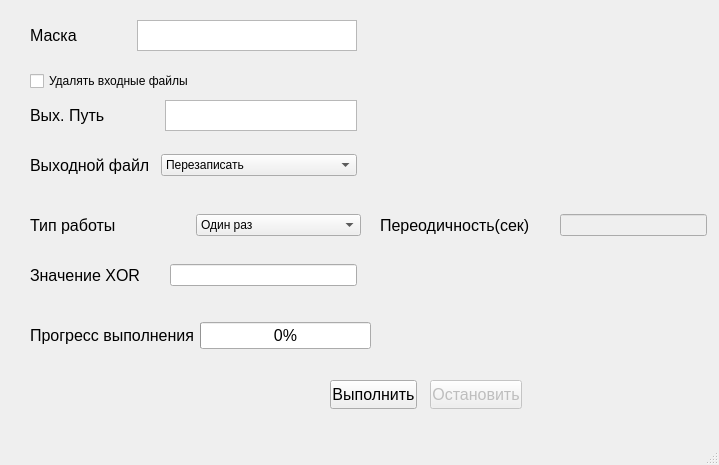
<?xml version="1.0" encoding="UTF-8"?>
<ui version="4.0">
 <class>MainWindow</class>
 <widget class="QMainWindow" name="MainWindow">
  <property name="geometry">
   <rect>
    <x>0</x>
    <y>0</y>
    <width>719</width>
    <height>465</height>
   </rect>
  </property>
  <property name="windowTitle">
   <string>MainWindow</string>
  </property>
  <widget class="QWidget" name="centralwidget">
   <widget class="QPushButton" name="start">
    <property name="geometry">
     <rect>
      <x>330</x>
      <y>380</y>
      <width>87</width>
      <height>29</height>
     </rect>
    </property>
    <property name="font">
     <font>
      <pointsize>12</pointsize>
     </font>
    </property>
    <property name="text">
     <string>Выполнить</string>
    </property>
   </widget>
   <widget class="QPushButton" name="stop">
    <property name="enabled">
     <bool>false</bool>
    </property>
    <property name="geometry">
     <rect>
      <x>430</x>
      <y>380</y>
      <width>92</width>
      <height>29</height>
     </rect>
    </property>
    <property name="font">
     <font>
      <pointsize>12</pointsize>
     </font>
    </property>
    <property name="text">
     <string>Остановить</string>
    </property>
   </widget>
   <widget class="QWidget" name="layoutWidget">
    <property name="geometry">
     <rect>
      <x>30</x>
      <y>100</y>
      <width>327</width>
      <height>31</height>
     </rect>
    </property>
    <layout class="QHBoxLayout" name="horizontalLayout_2">
     <property name="spacing">
      <number>60</number>
     </property>
     <item>
      <widget class="QLabel" name="label_2">
       <property name="font">
        <font>
         <pointsize>12</pointsize>
        </font>
       </property>
       <property name="text">
        <string>Вых. Путь</string>
       </property>
      </widget>
     </item>
     <item>
      <widget class="QTextEdit" name="PathEdit">
       <property name="font">
        <font>
         <pointsize>12</pointsize>
        </font>
       </property>
      </widget>
     </item>
    </layout>
   </widget>
   <widget class="QWidget" name="layoutWidget_2">
    <property name="geometry">
     <rect>
      <x>30</x>
      <y>150</y>
      <width>327</width>
      <height>31</height>
     </rect>
    </property>
    <layout class="QHBoxLayout" name="horizontalLayout_3">
     <property name="spacing">
      <number>0</number>
     </property>
     <item>
      <widget class="QLabel" name="label_3">
       <property name="font">
        <font>
         <pointsize>12</pointsize>
        </font>
       </property>
       <property name="text">
        <string>Выходной файл</string>
       </property>
      </widget>
     </item>
     <item>
      <widget class="QComboBox" name="OutEdit">
       <item>
        <property name="text">
         <string>Перезаписать</string>
        </property>
       </item>
       <item>
        <property name="text">
         <string>Дополнить файл</string>
        </property>
       </item>
       <item>
        <property name="text">
         <string>Добавить счётчик в название</string>
        </property>
       </item>
      </widget>
     </item>
    </layout>
   </widget>
   <widget class="QWidget" name="layoutWidget_3">
    <property name="geometry">
     <rect>
      <x>30</x>
      <y>210</y>
      <width>331</width>
      <height>31</height>
     </rect>
    </property>
    <layout class="QHBoxLayout" name="horizontalLayout_4">
     <property name="spacing">
      <number>0</number>
     </property>
     <item>
      <widget class="QLabel" name="label_4">
       <property name="font">
        <font>
         <pointsize>12</pointsize>
        </font>
       </property>
       <property name="text">
        <string>Тип работы</string>
       </property>
      </widget>
     </item>
     <item>
      <widget class="QComboBox" name="WorkType">
       <item>
        <property name="text">
         <string>Один раз</string>
        </property>
       </item>
       <item>
        <property name="text">
         <string>Таймер</string>
        </property>
       </item>
      </widget>
     </item>
    </layout>
   </widget>
   <widget class="QWidget" name="layoutWidget_4">
    <property name="geometry">
     <rect>
      <x>380</x>
      <y>210</y>
      <width>327</width>
      <height>31</height>
     </rect>
    </property>
    <layout class="QHBoxLayout" name="horizontalLayout_5">
     <property name="spacing">
      <number>30</number>
     </property>
     <item>
      <widget class="QLabel" name="label_5">
       <property name="font">
        <font>
         <pointsize>12</pointsize>
        </font>
       </property>
       <property name="text">
        <string>Переодичность(сек)</string>
       </property>
      </widget>
     </item>
     <item>
      <widget class="QLineEdit" name="PeriodEdit">
       <property name="enabled">
        <bool>false</bool>
       </property>
      </widget>
     </item>
    </layout>
   </widget>
   <widget class="QWidget" name="layoutWidget_5">
    <property name="geometry">
     <rect>
      <x>30</x>
      <y>260</y>
      <width>327</width>
      <height>31</height>
     </rect>
    </property>
    <layout class="QHBoxLayout" name="horizontalLayout_6">
     <property name="spacing">
      <number>30</number>
     </property>
     <item>
      <widget class="QLabel" name="label_6">
       <property name="font">
        <font>
         <pointsize>12</pointsize>
        </font>
       </property>
       <property name="text">
        <string>Значение XOR</string>
       </property>
      </widget>
     </item>
     <item>
      <widget class="QLineEdit" name="XORValue"/>
     </item>
    </layout>
   </widget>
   <widget class="QWidget" name="">
    <property name="geometry">
     <rect>
      <x>30</x>
      <y>20</y>
      <width>327</width>
      <height>31</height>
     </rect>
    </property>
    <layout class="QHBoxLayout" name="horizontalLayout">
     <property name="spacing">
      <number>60</number>
     </property>
     <item>
      <widget class="QLabel" name="label">
       <property name="font">
        <font>
         <pointsize>12</pointsize>
        </font>
       </property>
       <property name="text">
        <string>Маска</string>
       </property>
      </widget>
     </item>
     <item>
      <widget class="QTextEdit" name="MaskEdit">
       <property name="font">
        <font>
         <pointsize>12</pointsize>
        </font>
       </property>
      </widget>
     </item>
    </layout>
   </widget>
   <widget class="QCheckBox" name="InDelete">
    <property name="geometry">
     <rect>
      <x>30</x>
      <y>70</y>
      <width>159</width>
      <height>22</height>
     </rect>
    </property>
    <property name="text">
     <string>Удалять входные файлы</string>
    </property>
   </widget>
   <widget class="QWidget" name="">
    <property name="geometry">
     <rect>
      <x>30</x>
      <y>310</y>
      <width>341</width>
      <height>51</height>
     </rect>
    </property>
    <layout class="QHBoxLayout" name="horizontalLayout_7">
     <item>
      <widget class="QLabel" name="label_7">
       <property name="font">
        <font>
         <pointsize>12</pointsize>
        </font>
       </property>
       <property name="text">
        <string>Прогресс выполнения</string>
       </property>
      </widget>
     </item>
     <item>
      <widget class="QProgressBar" name="progressBar">
       <property name="font">
        <font>
         <pointsize>12</pointsize>
        </font>
       </property>
       <property name="value">
        <number>0</number>
       </property>
      </widget>
     </item>
    </layout>
   </widget>
  </widget>
  <widget class="QMenuBar" name="menubar">
   <property name="geometry">
    <rect>
     <x>0</x>
     <y>0</y>
     <width>719</width>
     <height>21</height>
    </rect>
   </property>
  </widget>
  <widget class="QStatusBar" name="statusbar"/>
 </widget>
 <resources/>
 <connections/>
</ui>
